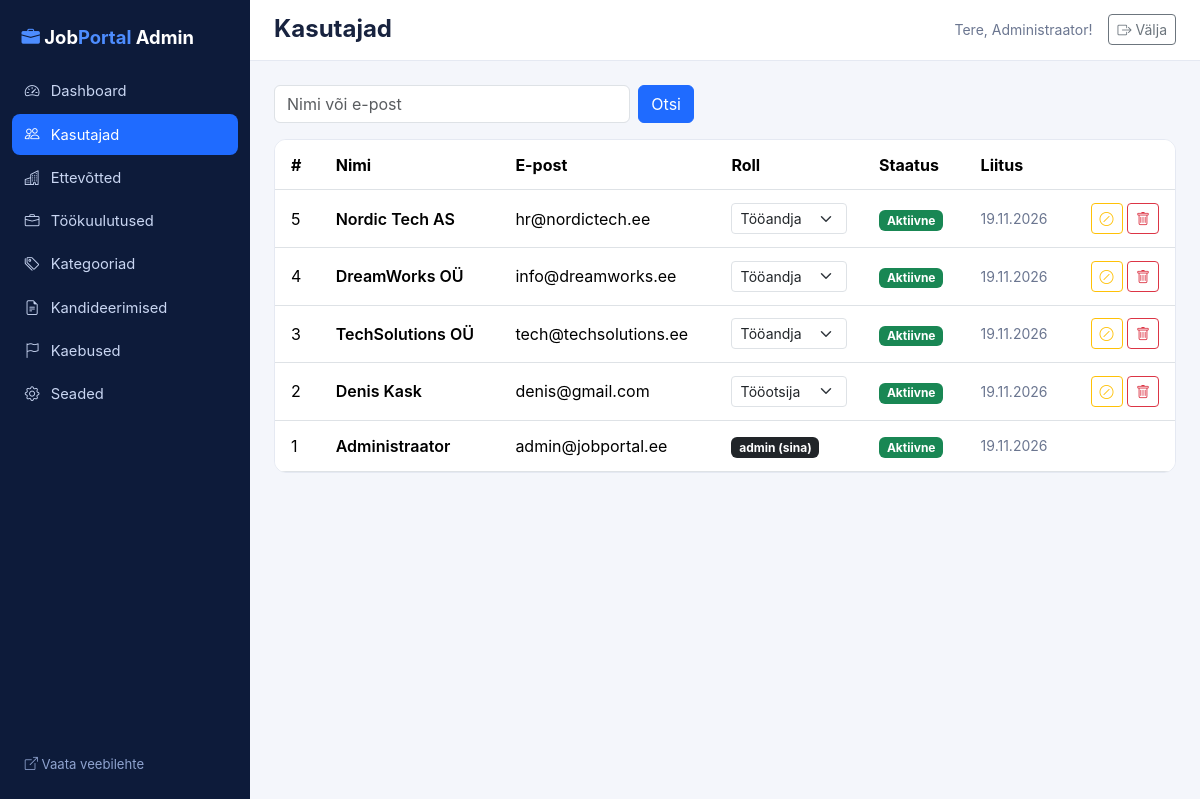
The page /jobportal_admin/index.php?page=users (signed in) on the database its author committed.
### tables this page shows
CREATE TABLE users (
  id INT UNSIGNED AUTO_INCREMENT PRIMARY KEY,
  name VARCHAR(120) NOT NULL,
  email VARCHAR(190) NOT NULL UNIQUE,
  password VARCHAR(255) NOT NULL,
  role ENUM('user','employer','admin') NOT NULL DEFAULT 'user',
  phone VARCHAR(40) NULL,
  city VARCHAR(80) NULL,
  about TEXT NULL,
  status ENUM('active','blocked') NOT NULL DEFAULT 'active',
  created_at TIMESTAMP NOT NULL DEFAULT CURRENT_TIMESTAMP
);

### inc/functions.php (called while the page is built, shortened)
<?php
function e($v): string
{
    return htmlspecialchars((string)$v, ENT_QUOTES, 'UTF-8');
}
function base_index(): string
{
    return defined('IS_ADMIN_APP') ? 'index.php' : 'index.php';
}
function url(string $page = 'start', array $params = []): string
{
    $q = ['page' => $page] + $params;
    return base_index() . '?' . http_build_query($q);
}
function front_url(string $page = 'start', array $params = []): string
{
    $prefix = defined('IS_ADMIN_APP') ? '../' : '';
    return $prefix . 'index.php?' . http_build_query(['page' => $page] + $params);
}
function asset(string $path): string
{
    $prefix = defined('IS_ADMIN_APP') ? '../' : '';
    return $prefix . 'public/' . ltrim($path, '/');
}
function current_user(): ?array
{
    static $user = false;
    if ($user === false) {
        $user = null;
        if (!empty($_SESSION['user_id'])) {
            $st = db()->prepare('SELECT * FROM users WHERE id = ?');
            $st->execute([$_SESSION['user_id']]);
            $u = $st->fetch();
            if ($u && $u['status'] === 'active') {
                $user = $u;
            } else {
                unset($_SESSION['user_id']);
            }
        }
    }
    return $user;
}
function render(string $view, array $data = [], string $layout = 'layout'): void
{
    $viewDir = defined('IS_ADMIN_APP') ? __DIR__ . '/../jobportal_admin/viewAdmin' : __DIR__ . '/../view';
    extract($data, EXTR_SKIP);
    $cu = current_user();
    require $viewDir . '/' . $view . '.php';
    $content = ob_get_clean();
    require $viewDir . '/' . $layout . '.php';
}
function fmt_date(?string $d): string
{
    return $d ? date('d.m.Y', strtotime($d)) : '';
}

### jobportal_admin/controllerAdmin/AdminUserController.php (called while the page is built, shortened)
<?php
class AdminUserController
{
    public function index(): void
    {
        $q = trim($_GET['q'] ?? '');
        render('users', ['title' => 'Kasutajad', 'users' => AdminData::users($q), 'q' => $q]);
    }
}

### jobportal_admin/index.php (called while the page is built, shortened)
<?php
require __DIR__ . '/../inc/database.php';
require __DIR__ . '/../inc/functions.php';
$routes = require __DIR__ . '/routeAdmin/routing.php';
$page = (string)($_GET['page'] ?? 'dashboard');
[$class, $method] = $routes[$page];
$opts = $routes[$page][2] ?? [];
if (empty($opts['public'])) {
    $u = current_user();
}
(new $class())->$method();

### inc/database.php (called while the page is built, shortened)
<?php
function db(): PDO
{
    static $pdo = null;
    if ($pdo === null) {
        $dsn = 'mysql:host=' . DB_HOST . ';dbname=' . DB_NAME . ';charset=utf8mb4';
        try {
            $pdo = new PDO($dsn, DB_USER, DB_PASS, [
                PDO::ATTR_ERRMODE            => PDO::ERRMODE_EXCEPTION,
                PDO::ATTR_DEFAULT_FETCH_MODE => PDO::FETCH_ASSOC,
                PDO::ATTR_EMULATE_PREPARES   => false,
            ]);
        } catch (PDOException $e) {
            http_response_code(500);
            $detail = getenv('APP_DEBUG') ? "\n\nPõhjus: " . $e->getMessage() . "\nHost: " . DB_HOST . ', andmebaas: ' . DB_NAME . ', kasutaja: ' . DB_USER : '';
            exit('Andmebaasiga ühendamine ebaõnnestus. Kontrolli inc/database.php seadeid ja impordi database.sql.' . $detail);
        }
    }
    return $pdo;
}

### jobportal_admin/modelAdmin/AdminData.php (called while the page is built, shortened)
<?php
class AdminData
{
    private static function all(string $sql, array $p = []): array
    {
        $st = db()->prepare($sql);
        $st->execute($p);
        return $st->fetchAll();
    }
    public static function users(string $q = ''): array
    {
        $sql = 'SELECT * FROM users';
        $p = [];
        return self::all($sql . ' ORDER BY id DESC', $p);
    }
}

### jobportal_admin/viewAdmin/users.php (the view)
<form method="get" action="index.php" class="d-flex gap-2 mb-3" style="max-width:420px"><input type="hidden" name="page" value="users">
    <input class="form-control" name="q" value="<?= e($q) ?>" placeholder="Nimi või e-post"><button class="btn btn-primary">Otsi</button></form>
<div class="panel table-responsive">
<table class="table align-middle mb-0">
    <thead><tr><th>#</th><th>Nimi</th><th>E-post</th><th>Roll</th><th>Staatus</th><th>Liitus</th><th></th></tr></thead>
    <tbody>
    <?php foreach ($users as $x): $self = (int)$x['id'] === (int)$cu['id']; ?>
        <tr>
            <td><?= (int)$x['id'] ?></td>
            <td class="fw-semibold"><?= e($x['name']) ?></td>
            <td><?= e($x['email']) ?></td>
            <td>
                <?php if ($self): ?><span class="badge text-bg-dark">admin (sina)</span>
                <?php else: ?>
                <form method="post" action="<?= e(url('user_role')) ?>" class="d-flex gap-1"><?= csrf_field() ?><input type="hidden" name="id" value="<?= (int)$x['id'] ?>">
                    <select name="role" class="form-select form-select-sm" onchange="this.form.submit()">
                        <?php foreach (['user' => 'Tööotsija', 'employer' => 'Tööandja', 'admin' => 'Admin'] as $k => $l): ?><option value="<?= $k ?>" <?= $x['role'] === $k ? 'selected' : '' ?>><?= $l ?></option><?php endforeach; ?>
                    </select></form>
                <?php endif; ?>
            </td>
            <td><?= $x['status'] === 'active' ? '<span class="badge text-bg-success">Aktiivne</span>' : '<span class="badge text-bg-danger">Blokeeritud</span>' ?></td>
            <td class="small text-muted"><?= e(fmt_date($x['created_at'])) ?></td>
            <td class="text-end text-nowrap">
                <?php if (!$self): ?>
                <form class="d-inline" method="post" action="<?= e(url('user_block')) ?>"><?= csrf_field() ?><input type="hidden" name="id" value="<?= (int)$x['id'] ?>">
                    <button class="btn btn-sm btn-outline-warning" title="Blokeeri / taasta"><i class="bi bi-slash-circle"></i></button></form>
                <form class="d-inline" method="post" action="<?= e(url('user_delete')) ?>" onsubmit="return confirm('Kustutan kasutaja ja kõik tema andmed?')"><?= csrf_field() ?><input type="hidden" name="id" value="<?= (int)$x['id'] ?>">
                    <button class="btn btn-sm btn-outline-danger" title="Kustuta"><i class="bi bi-trash"></i></button></form>
                <?php endif; ?>
            </td>
        </tr>
    <?php endforeach; ?>
    </tbody>
</table>
</div>

### jobportal_admin/viewAdmin/layout.php (shortened to what this page needs)
<?php
$cur = $_GET['page'] ?? 'dashboard';
$me = current_user();
$items = [
    ['dashboard', 'speedometer2', 'Dashboard'],
    ['users', 'people', 'Kasutajad'],
    ['companies', 'buildings', 'Ettevõtted'],
    ['jobs', 'briefcase', 'Töökuulutused'],
    ['categories', 'tags', 'Kategooriad'],
    ['applications', 'file-earmark-text', 'Kandideerimised'],
    ['reports', 'flag', 'Kaebused'],
    ['settings', 'gear', 'Seaded'],
];
?>
<!DOCTYPE html>
<html lang="et">
<head>
    <link href="https://cdn.jsdelivr.net/npm/bootstrap@5.3.3/dist/css/bootstrap.min.css" rel="stylesheet">
    <link href="https://cdn.jsdelivr.net/npm/bootstrap-icons@1.11.3/font/bootstrap-icons.min.css" rel="stylesheet">
    <link href="<?= e(asset('css/style.css')) ?>" rel="stylesheet">
    <link href="public/css/admin.css" rel="stylesheet">
</head>
<body>
<div class="admin-wrap">
    <aside class="admin-side">
        <a class="admin-brand" href="<?= e(url('dashboard')) ?>"><i class="bi bi-briefcase-fill"></i> Job<span>Portal</span> Admin</a>
        <nav>
            <?php foreach ($items as [$p, $icon, $label]): ?>
                <a href="<?= e(url($p)) ?>" class="<?= $cur === $p ? 'active' : '' ?>"><i class="bi bi-<?= $icon ?>"></i> <?= e($label) ?></a>
            <?php endforeach; ?>
        </nav>
        <a class="back-link" href="<?= e(front_url('start')) ?>"><i class="bi bi-box-arrow-up-right"></i> Vaata veebilehte</a>
    </aside>
    <div class="admin-main">
        <header class="admin-top">
            <h1 class="h4 fw-bold mb-0"><?= e($title ?? '') ?></h1>
            <div class="d-flex align-items-center gap-3">
                <span class="text-muted small">Tere, <?= e($me['name'] ?? 'admin') ?>!</span>
                <form method="post" action="<?= e(url('logout')) ?>"><?= csrf_field() ?><button class="btn btn-sm btn-outline-secondary"><i class="bi bi-box-arrow-right"></i> Välja</button></form>
            </div>
        </header>
        <div class="admin-content">
            <?= $content ?>
        </div>
    </div>
</div>
</body>
</html>

### public/css/style.css (style rules this page uses)
:root { --jp-navy: #0d1b3a; --jp-navy-2: #14284f; --jp-blue: #1f6bff; --jp-bg: #f4f6fb; --jp-border: #e5e9f2; --jp-text: #18233f; --jp-muted: #6b7690; --bs-primary: #1f6bff; --bs-primary-rgb: 31, 107, 255; --bs-link-color: #1f6bff; }
body { background: var(--jp-bg); color: var(--jp-text); font-family: "Inter", system-ui, -apple-system, "Segoe UI", Roboto, sans-serif; min-height: 100vh; display: flex; flex-direction: column; }
body > * { flex-shrink: 0; }
.btn-primary { --bs-btn-bg: var(--jp-blue); --bs-btn-border-color: var(--jp-blue); --bs-btn-hover-bg: #1557d4; --bs-btn-hover-border-color: #1557d4; }
.text-muted { color: var(--jp-muted) !important; }
.info-box, .filter-box, .panel { background: #fff; border: 1px solid var(--jp-border); border-radius: 12px; }
.panel .table > :not(caption) > * > * { padding: .8rem 1rem; }

### jobportal_admin/public/css/admin.css (style rules this page uses)
.admin-wrap { display: flex; min-height: 100vh; }
.admin-side { width: 250px; background: #0d1b3a; color: #c9d6f2; padding: 1rem .75rem; display: flex; flex-direction: column; flex-shrink: 0; position: sticky; top: 0; height: 100vh; }
.admin-brand { color: #fff; font-weight: 700; font-size: 1.15rem; text-decoration: none; padding: .5rem .6rem 1.2rem; }
.admin-brand i, .admin-brand span { color: #4d8dff; }
.admin-side nav { display: flex; flex-direction: column; gap: 2px; flex: 1; }
.admin-side nav a { color: #c9d6f2; text-decoration: none; padding: .6rem .8rem; border-radius: 8px; font-size: .92rem; display: flex; gap: .7rem; align-items: center; }
.admin-side nav a.active { background: #1f6bff; color: #fff; }
.admin-side .back-link { color: #8fa3cf; font-size: .82rem; text-decoration: none; padding: .6rem .8rem; }
.admin-main { flex: 1; min-width: 0; }
.admin-top { background: #fff; border-bottom: 1px solid #e5e9f2; padding: .9rem 1.5rem; display: flex; justify-content: space-between; align-items: center; }
.admin-content { padding: 1.5rem; }

### rows shown on the page
users: name "Administraator", id "1", email "admin@jobportal.ee", shows "admin (sina)", status "Aktiivne", created_at "19.11.2026"
users: id "5", name "Nordic Tech AS", email "hr@nordictech.ee", role "Tööandja", status "Aktiivne", created_at "19.11.2026"
users: id "4", name "DreamWorks OÜ", email "info@dreamworks.ee", role "Tööandja", status "Aktiivne", created_at "19.11.2026"
users: id "3", name "TechSolutions OÜ", email "tech@techsolutions.ee", role "Tööandja", status "Aktiivne", created_at "19.11.2026"
users: id "2", name "Denis Kask", email "denis@gmail.com", role "Tööotsija", status "Aktiivne", created_at "19.11.2026"

### other values the page prints
$label "Dashboard"
$label "Kasutajad"
$label "Ettevõtted"
$label "Töökuulutused"
$label "Kategooriad"
$label "Kandideerimised"
$label "Kaebused"
$label "Seaded"
$title "Kasutajad"
